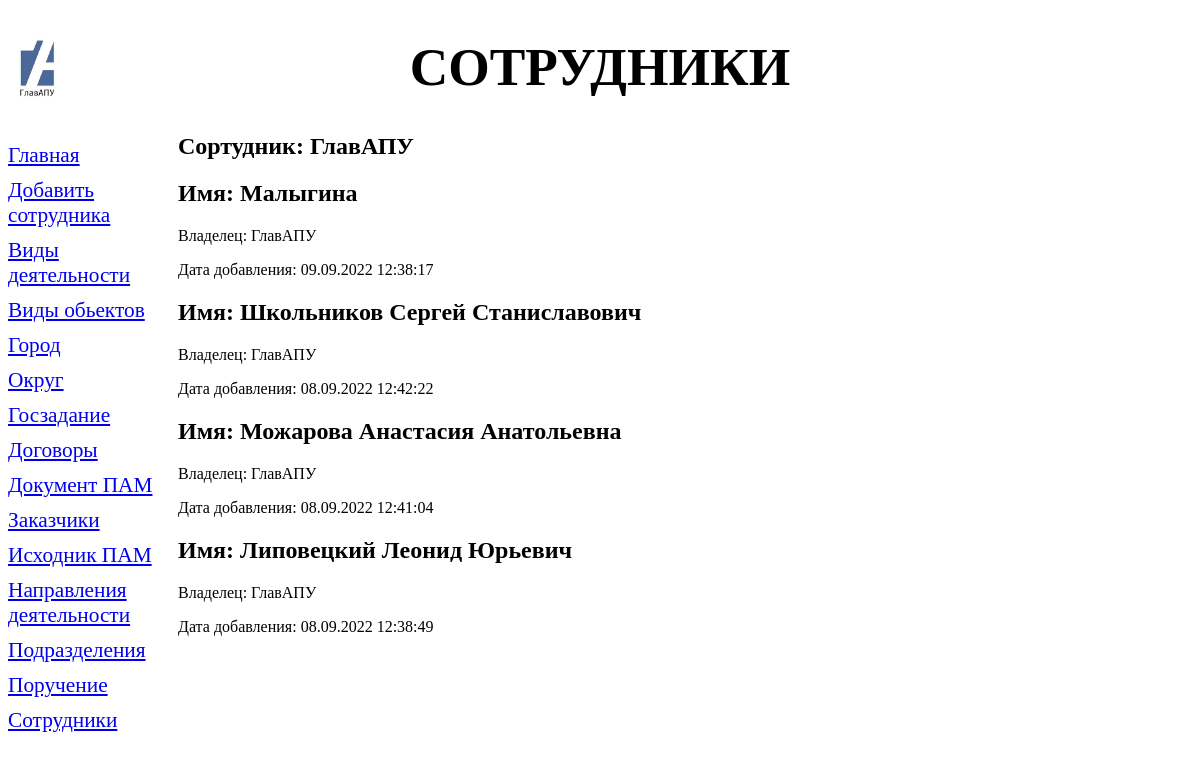
/Bb/1/, run on the app's committed database.
### Bb/models.py (models this page shows)
class Owner(models.Model):
    owner = models.CharField(max_length=20, db_index=True, verbose_name='Название')
    def __str__(self):
        return self.owner
    class Meta:
        verbose_name_plural = 'Владельцы'
        verbose_name = 'Владелец'
        ordering = ['owner']

class Bb(models.Model):
    name = models.CharField(max_length=50, verbose_name='ФИО')
    owner = models.ForeignKey('Owner', null=True, on_delete=models.PROTECT, verbose_name='Владелец')
    published = models.DateTimeField(auto_now_add=True, db_index=True, verbose_name='Опубликовано')
    class Meta:
        verbose_name_plural = 'Сотрудник'
        verbose_name = 'Сотрудника'
        ordering = ['-published']

### Bb/views.py (the view)
# urls.py: path('<int:owner_id>/', by_owner, name='by_owner'),
def by_owner(request, owner_id):
    bbs = Bb.objects.filter(owner=owner_id)
    owners = Owner.objects.all()
    current_owner = Owner.objects.get(pk=owner_id)
    context = {'bbs': bbs, 'owners': owners, 'current_owner': current_owner}
    return render(request, 'by_owner.html', context)

### Bb/templates/by_owner.html (shortened to what this page needs)
{% extends "layout/basic.html"%}
{% block content %}
<h2>Сортудник: {{ current_owner.owner }}</h2>
{% for bb in bbs %}
<div>
    <h2>Имя: {{bb.name}}</h2>
    <p>Владелец: {{bb.owner}}</p>
    <p>Дата добавления: {{ bb.published | date:"d.m.Y H:i:s" }}</p>
</div>
{% endfor %}
{% endblock %}

### data on the page
Owner: owner "ГлавАПУ"
Bb: name "Малыгина", owner "ГлавАПУ", published "09.09.2022 12:38:17"
Bb: name "Школьников Сергей Станиславович", owner "ГлавАПУ", published "08.09.2022 12:42:22"
Bb: name "Можарова Анастасия Анатольевна", owner "ГлавАПУ", published "08.09.2022 12:41:04"
Bb: name "Липовецкий Леонид Юрьевич", owner "ГлавАПУ", published "08.09.2022 12:38:49"
